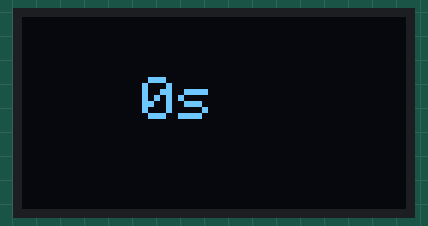
This sketch was run on a simulated ESP32. On the bench: 128×64 one-colour display.

Above: at 0.1 s.
At 4.1 s:
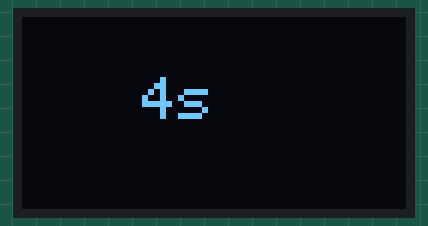
At 9.1 s:
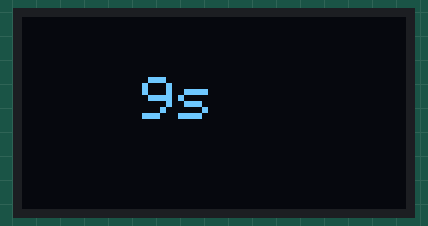
At 19.1 s:
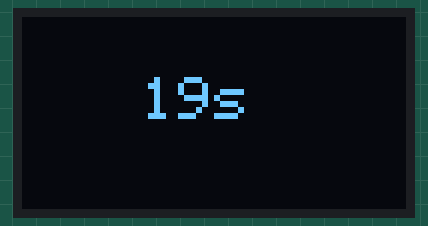
At 29.1 s:
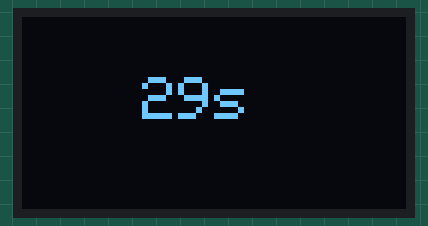
At 38.1 s:
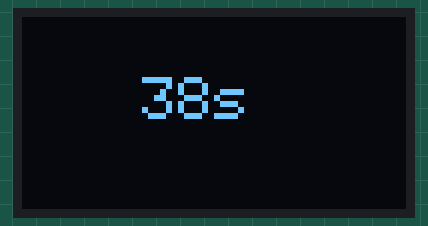

The sketch:

LCD.ino
```cpp
#include <Wire.h>
#include <Adafruit_GFX.h>
#include <Adafruit_SSD1306.h>

#define SCREEN_WIDTH 128  // Largura da tela
#define SCREEN_HEIGHT 64  // Altura da tela

#define I2C_SCK 6
#define I2C_SDA 5

Adafruit_SSD1306 tela(SCREEN_WIDTH, SCREEN_HEIGHT, &Wire, -1);


void setup() {
  // put your setup code here, to run once:
  Serial.begin(115200);
  Wire.begin(I2C_SDA, I2C_SCK); //Inicia a comunicação I2C
  tela.begin(SSD1306_SWITCHCAPVCC, 0x3C); // SSD1306_SWITCHCAPVCC Vai usar a alimentação da placa pra conectar e td mais
  tela.clearDisplay(); // Apaga a tela
  tela.setTextSize(2); // Seta o tamanho da letra
  tela.setTextColor(SSD1306_WHITE); // Colocar este comando, se não não funciona
  tela.setCursor(1,1);
  tela.println("Hello World!");
  tela.display(); // display mostra na tela
}

void loop() {
  // put your main code here, to run repeatedly:
  tela.clearDisplay();
  tela.setCursor(40, 20); // Coluna x Linha
  tela.print(millis()/1000);
  tela.println("s");
  tela.display();
}
```

Measured:
- what the display in image 0 shows lasts 0.9 s, from 0.1 s to 1.0 s
- what the display in image 1 shows lasts 1.0 s, from 4.0 s to 5.0 s
